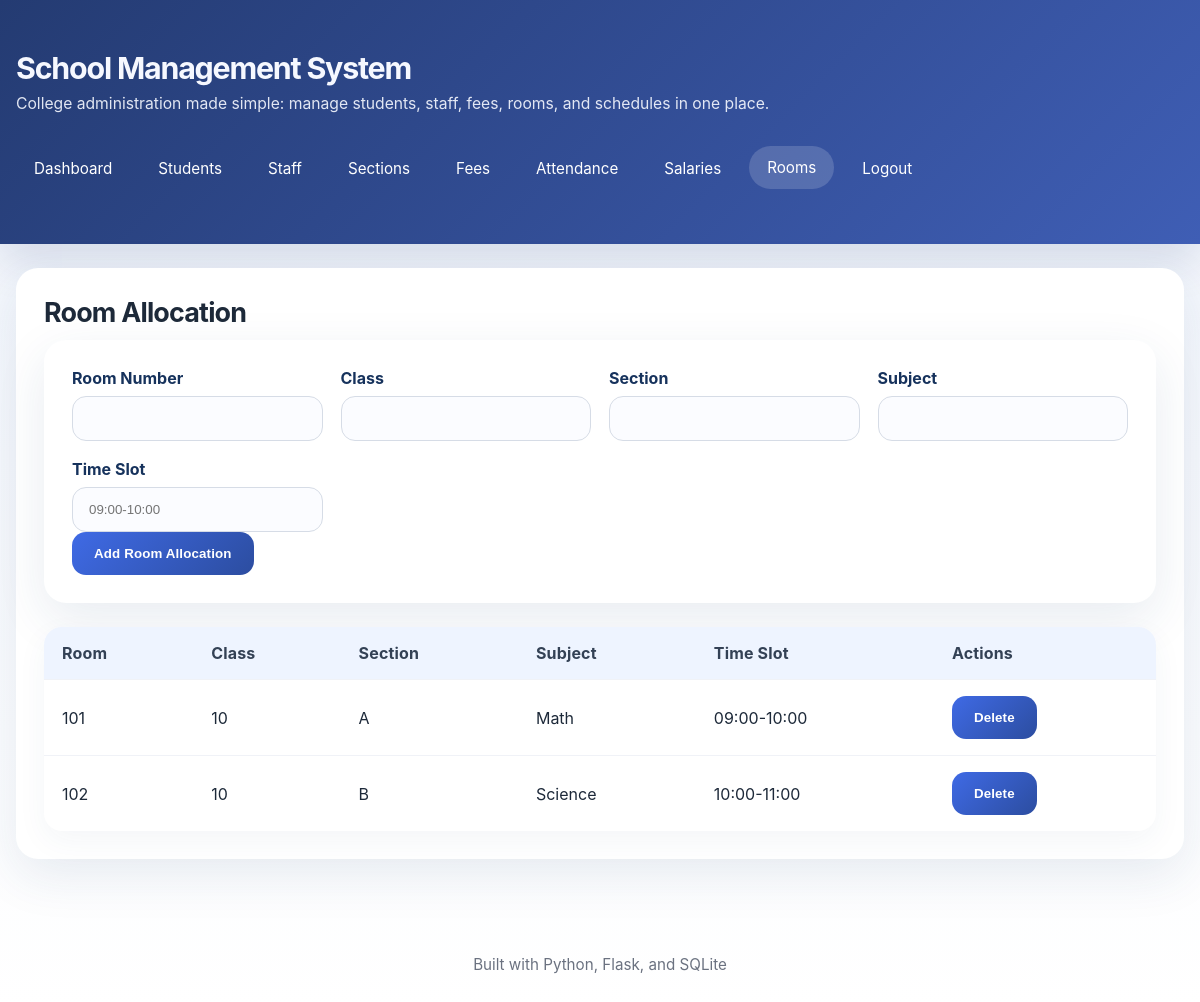
The app's page /rooms (signed in) with its own data.
### tables this page shows
CREATE TABLE room_allocation (
    id INTEGER PRIMARY KEY AUTOINCREMENT,
    room_number TEXT NOT NULL,
    class_name TEXT NOT NULL,
    section TEXT NOT NULL,
    subject TEXT NOT NULL,
    time_slot TEXT NOT NULL,
    UNIQUE(room_number, time_slot)
);

### app.py (the view)
        def wrapper(*args, **kwargs):
            if 'user_id' not in session:
                return redirect(url_for('login'))
            if role and session.get('role') != role:
                flash('Access denied.', 'error')
                return redirect(url_for('dashboard'))
            return func(*args, **kwargs)

### app.py (called while the page is built, shortened)
def get_db():
    db = getattr(g, '_database', None)
    if db is None:
        db = g._database = sqlite3.connect(DATABASE_PATH)
        db.row_factory = sqlite3.Row
        db.execute('PRAGMA foreign_keys = ON')
    return db

@app.teardown_appcontext
def close_connection(exception):
    db = getattr(g, '_database', None)
    if db is not None:
        db.close()

def query_db(query, args=(), one=False):
    cur = get_db().execute(query, args)
    rv = cur.fetchall()
    cur.close()
    return (rv[0] if rv else None) if one else rv

def login_required(role=None):
    def decorator(func):
        def wrapper(*args, **kwargs):
            if 'user_id' not in session:
                return redirect(url_for('login'))
            if role and session.get('role') != role:
                flash('Access denied.', 'error')
                return redirect(url_for('dashboard'))
            return func(*args, **kwargs)
        wrapper.__name__ = func.__name__
        return wrapper
    return decorator

@app.route('/rooms', methods=['GET', 'POST'])
@login_required()
def rooms():
    role = session.get('role')
    allocations = query_db('SELECT * FROM room_allocation ORDER BY room_number')
    return render_template('rooms.html', allocations=allocations, role=role)

### templates/rooms.html (shortened to what this page needs)
{% extends 'layout.html' %}
{% block content %}
<div class="card">
  <h2>Room Allocation</h2>
  {% if role == 'admin' %}
  <form method="post" class="card">
    <div class="form-row">
      <div>
        <label>Room Number</label>
        <input type="text" name="room_number" required>
      </div>
      <div>
        <label>Class</label>
        <input type="text" name="class_name" required>
      </div>
      <div>
        <label>Section</label>
        <input type="text" name="section" required>
      </div>
      <div>
        <label>Subject</label>
        <input type="text" name="subject" required>
      </div>
      <div>
        <label>Time Slot</label>
        <input type="text" name="time_slot" placeholder="09:00-10:00" required>
      </div>
    </div>
    <input type="submit" value="Add Room Allocation">
  </form>
  {% endif %}
  <table>
    <thead>
      <tr>
        <th>Room</th>
        <th>Class</th>
        <th>Section</th>
        <th>Subject</th>
        <th>Time Slot</th>
        {% if role == 'admin' %}<th>Actions</th>{% endif %}
      </tr>
    </thead>
    <tbody>
      {% for allocation in allocations %}
      <tr>
        <td>{{ allocation.room_number }}</td>
        <td>{{ allocation.class_name }}</td>
        <td>{{ allocation.section }}</td>
        <td>{{ allocation.subject }}</td>
        <td>{{ allocation.time_slot }}</td>
        {% if role == 'admin' %}
        <td class="action-buttons">
          <form method="post">
            <button type="submit">Delete</button>
          </form>
        </td>
        {% endif %}
      </tr>
      {% endfor %}
    </tbody>
  </table>
</div>
{% endblock %}

### static/style.css (style rules this page uses)
body { font-family: "Inter", "Segoe UI", Tahoma, Geneva, Verdana, sans-serif; margin: 0; min-height: 100vh; color: #1d2939; background: linear-gradient(180deg, #eef3fb 0%, #f7f9fd 45%, #ffffff 100%); }
* { box-sizing: border-box; }
.card { background: white; border-radius: 22px; padding: 28px; box-shadow: 0 16px 50px rgba(30, 70, 120, 0.1); margin-bottom: 24px; }
.card h2 { margin-top: 0; margin-bottom: 12px; font-size: 1.68rem; letter-spacing: -0.03em; }
.form-row { display: grid; grid-template-columns: repeat(auto-fit, minmax(220px, 1fr)); gap: 18px; }
label { display: block; margin-bottom: 8px; font-weight: 700; color: #16325c; }
input[type="text"], input[type="email"], input[type="password"], input[type="number"], input[type="date"], select, textarea { width: 100%; padding: 14px 16px; border: 1px solid #d6dce6; border-radius: 14px; background: #fbfcff; transition: all 0.2s ease; color: #1d2939; }
button, input[type="submit"] { background: linear-gradient(135deg, #3f6ae5 0%, #2c4da0 100%); color: white; border: none; padding: 14px 22px; cursor: pointer; border-radius: 14px; font-weight: 700; letter-spacing: 0.01em; transition: transform 0.2s ease, box-shadow 0.2s ease; }
table { width: 100%; border-collapse: separate; border-spacing: 0; margin-top: 18px; overflow: hidden; border-radius: 18px; box-shadow: 0 10px 30px rgba(33, 71, 119, 0.05); }
thead { background: #eef4ff; }
td, th { padding: 16px 18px; text-align: left; border-bottom: 1px solid #f0f2f7; }
tbody tr:last-child td { border-bottom: none; }
th { color: #334155; font-weight: 700; letter-spacing: 0.01em; }
.action-buttons { display: flex; gap: 10px; flex-wrap: wrap; }
.action-buttons form { display: inline; }

### records on screen
room_allocation: room_number "101", class_name "10", section "A", subject "Math", time_slot "09:00-10:00"
room_allocation: room_number "102", class_name "10", section "B", subject "Science", time_slot "10:00-11:00"
